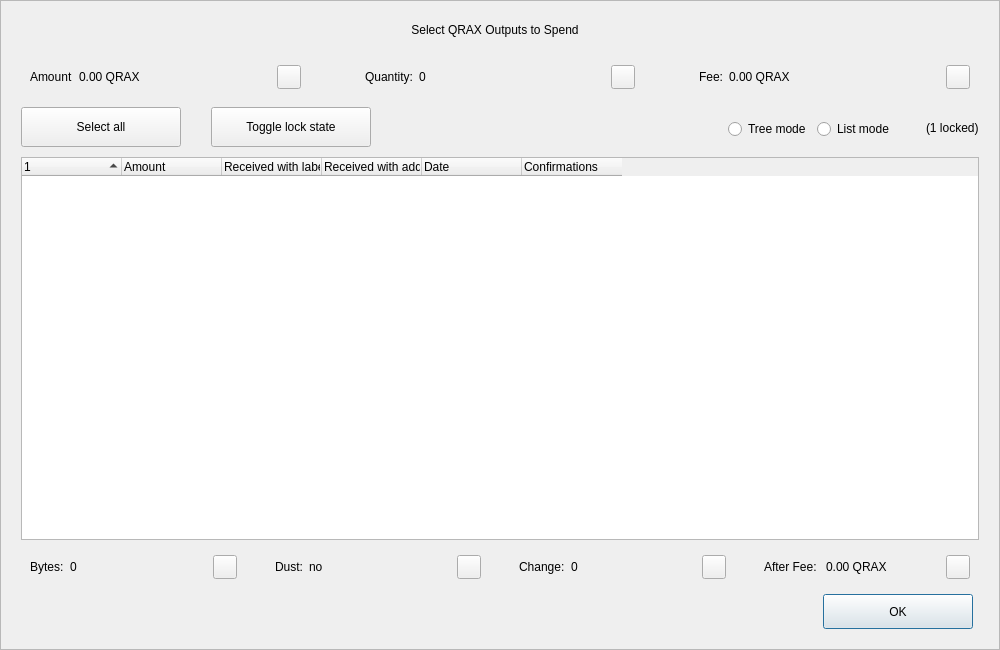
<?xml version="1.0" encoding="UTF-8"?>
<ui version="4.0">
 <class>CoinControlDialog</class>
 <widget class="QDialog" name="CoinControlDialog">
  <property name="geometry">
   <rect>
    <x>0</x>
    <y>0</y>
    <width>1000</width>
    <height>650</height>
   </rect>
  </property>
  <property name="minimumSize">
   <size>
    <width>950</width>
    <height>650</height>
   </size>
  </property>
  <property name="windowTitle">
   <string>Coin Selection</string>
  </property>
  <property name="styleSheet">
   <string notr="true"/>
  </property>
  <layout class="QVBoxLayout" name="verticalLayout">
   <property name="spacing">
    <number>0</number>
   </property>
   <property name="leftMargin">
    <number>0</number>
   </property>
   <property name="topMargin">
    <number>0</number>
   </property>
   <property name="rightMargin">
    <number>0</number>
   </property>
   <property name="bottomMargin">
    <number>0</number>
   </property>
   <item>
    <widget class="QFrame" name="frameContainer">
     <property name="toolTipDuration">
      <number>0</number>
     </property>
     <property name="frameShape">
      <enum>QFrame::StyledPanel</enum>
     </property>
     <property name="frameShadow">
      <enum>QFrame::Raised</enum>
     </property>
     <layout class="QVBoxLayout" name="verticalLayout_2">
      <property name="leftMargin">
       <number>0</number>
      </property>
      <property name="rightMargin">
       <number>0</number>
      </property>
      <property name="bottomMargin">
       <number>20</number>
      </property>
      <item>
       <layout class="QHBoxLayout" name="horizontalLayout_12">
        <property name="spacing">
         <number>0</number>
        </property>
        <property name="leftMargin">
         <number>20</number>
        </property>
        <property name="rightMargin">
         <number>30</number>
        </property>
        <item>
         <spacer name="horizontalSpacer_4">
          <property name="orientation">
           <enum>Qt::Horizontal</enum>
          </property>
          <property name="sizeHint" stdset="0">
           <size>
            <width>40</width>
            <height>20</height>
           </size>
          </property>
         </spacer>
        </item>
        <item>
         <widget class="QLabel" name="labelTitle">
          <property name="minimumSize">
           <size>
            <width>0</width>
            <height>40</height>
           </size>
          </property>
          <property name="maximumSize">
           <size>
            <width>16777215</width>
            <height>40</height>
           </size>
          </property>
          <property name="text">
           <string>Select QRAX Outputs to Spend</string>
          </property>
          <property name="alignment">
           <set>Qt::AlignCenter</set>
          </property>
          <property name="margin">
           <number>7</number>
          </property>
         </widget>
        </item>
        <item>
         <spacer name="horizontalSpacer_5">
          <property name="orientation">
           <enum>Qt::Horizontal</enum>
          </property>
          <property name="sizeHint" stdset="0">
           <size>
            <width>40</width>
            <height>20</height>
           </size>
          </property>
         </spacer>
        </item>
       </layout>
      </item>
      <item>
       <layout class="QHBoxLayout" name="horizontalLayout_8">
        <property name="leftMargin">
         <number>20</number>
        </property>
        <property name="rightMargin">
         <number>20</number>
        </property>
        <item>
         <widget class="QWidget" name="layoutAmount" native="true">
          <layout class="QHBoxLayout" name="horizontalLayout_9" stretch="0,1,0">
           <item>
            <widget class="QLabel" name="labelCoinControlAmountText">
             <property name="text">
              <string>Amount</string>
             </property>
            </widget>
           </item>
           <item>
            <widget class="QLabel" name="labelCoinControlAmount">
             <property name="text">
              <string>0.00 QRAX</string>
             </property>
            </widget>
           </item>
           <item alignment="Qt::AlignHCenter|Qt::AlignVCenter">
            <widget class="QPushButton" name="pushButtonAmount">
             <property name="minimumSize">
              <size>
               <width>0</width>
               <height>24</height>
              </size>
             </property>
             <property name="maximumSize">
              <size>
               <width>24</width>
               <height>26</height>
              </size>
             </property>
             <property name="focusPolicy">
              <enum>Qt::NoFocus</enum>
             </property>
             <property name="styleSheet">
              <string notr="true">padding-bottom:2px;
padding-right:4px;</string>
             </property>
             <property name="text">
              <string/>
             </property>
            </widget>
           </item>
          </layout>
         </widget>
        </item>
        <item>
         <spacer name="horizontalSpacer_2">
          <property name="orientation">
           <enum>Qt::Horizontal</enum>
          </property>
          <property name="sizeType">
           <enum>QSizePolicy::Fixed</enum>
          </property>
          <property name="sizeHint" stdset="0">
           <size>
            <width>40</width>
            <height>20</height>
           </size>
          </property>
         </spacer>
        </item>
        <item>
         <widget class="QWidget" name="layoutQuantity" native="true">
          <layout class="QHBoxLayout" name="horizontalLayout_10" stretch="0,1,0">
           <item>
            <widget class="QLabel" name="labelCoinControlQuantityText">
             <property name="text">
              <string>Quantity:</string>
             </property>
            </widget>
           </item>
           <item>
            <widget class="QLabel" name="labelCoinControlQuantity">
             <property name="text">
              <string>0</string>
             </property>
            </widget>
           </item>
           <item alignment="Qt::AlignHCenter|Qt::AlignVCenter">
            <widget class="QPushButton" name="pushButtonQuantity">
             <property name="minimumSize">
              <size>
               <width>0</width>
               <height>24</height>
              </size>
             </property>
             <property name="maximumSize">
              <size>
               <width>24</width>
               <height>26</height>
              </size>
             </property>
             <property name="focusPolicy">
              <enum>Qt::NoFocus</enum>
             </property>
             <property name="styleSheet">
              <string notr="true">padding-bottom:2px;
               padding-right:4px;</string>
             </property>
             <property name="text">
              <string/>
             </property>
            </widget>
           </item>
          </layout>
         </widget>
        </item>
        <item>
         <spacer name="horizontalSpacer_22">
          <property name="orientation">
           <enum>Qt::Horizontal</enum>
          </property>
          <property name="sizeType">
           <enum>QSizePolicy::Fixed</enum>
          </property>
          <property name="sizeHint" stdset="0">
           <size>
            <width>40</width>
            <height>20</height>
           </size>
          </property>
         </spacer>
        </item>
        <item>
         <widget class="QWidget" name="layoutFee" native="true">
          <layout class="QHBoxLayout" name="horizontalLayout_11" stretch="0,1,0">
           <item>
            <widget class="QLabel" name="labelCoinControlFeeText">
             <property name="text">
              <string>Fee:</string>
             </property>
            </widget>
           </item>
           <item>
            <widget class="QLabel" name="labelCoinControlFee">
             <property name="text">
              <string>0.00 QRAX</string>
             </property>
            </widget>
           </item>
           <item alignment="Qt::AlignHCenter|Qt::AlignVCenter">
            <widget class="QPushButton" name="pushButtonFee">
             <property name="minimumSize">
              <size>
               <width>0</width>
               <height>24</height>
              </size>
             </property>
             <property name="maximumSize">
              <size>
               <width>24</width>
               <height>26</height>
              </size>
             </property>
             <property name="focusPolicy">
              <enum>Qt::NoFocus</enum>
             </property>
             <property name="styleSheet">
              <string notr="true">padding-bottom:2px;
               padding-right:4px;</string>
             </property>
             <property name="text">
              <string/>
             </property>
            </widget>
           </item>
          </layout>
         </widget>
        </item>
       </layout>
      </item>
      <item>
       <widget class="QFrame" name="frame">
        <property name="minimumSize">
         <size>
          <width>0</width>
          <height>40</height>
         </size>
        </property>
        <property name="styleSheet">
         <string notr="true">#frame {
	border:0;
}</string>
        </property>
        <property name="frameShape">
         <enum>QFrame::StyledPanel</enum>
        </property>
        <property name="frameShadow">
         <enum>QFrame::Sunken</enum>
        </property>
        <layout class="QHBoxLayout" name="horizontalLayout">
         <property name="spacing">
          <number>0</number>
         </property>
         <property name="leftMargin">
          <number>20</number>
         </property>
         <property name="topMargin">
          <number>0</number>
         </property>
         <property name="rightMargin">
          <number>20</number>
         </property>
         <property name="bottomMargin">
          <number>0</number>
         </property>
         <item>
          <layout class="QHBoxLayout" name="horizontalLayoutPanel" stretch="0,0,0,0,0,0">
           <property name="spacing">
            <number>20</number>
           </property>
           <item>
            <widget class="QPushButton" name="pushButtonSelectAll">
             <property name="sizePolicy">
              <sizepolicy hsizetype="Maximum" vsizetype="Fixed">
               <horstretch>0</horstretch>
               <verstretch>0</verstretch>
              </sizepolicy>
             </property>
             <property name="minimumSize">
              <size>
               <width>160</width>
               <height>40</height>
              </size>
             </property>
             <property name="maximumSize">
              <size>
               <width>16777215</width>
               <height>40</height>
              </size>
             </property>
             <property name="text">
              <string>Select all</string>
             </property>
             <property name="checkable">
              <bool>true</bool>
             </property>
             <property name="checked">
              <bool>false</bool>
             </property>
             <property name="autoExclusive">
              <bool>false</bool>
             </property>
             <property name="autoDefault">
              <bool>false</bool>
             </property>
            </widget>
           </item>
           <item>
            <spacer name="horizontalSpacer_6">
             <property name="orientation">
              <enum>Qt::Horizontal</enum>
             </property>
             <property name="sizeType">
              <enum>QSizePolicy::Fixed</enum>
             </property>
             <property name="sizeHint" stdset="0">
              <size>
               <width>10</width>
               <height>20</height>
              </size>
             </property>
            </spacer>
           </item>
           <item>
            <widget class="QPushButton" name="pushButtonToggleLock">
             <property name="sizePolicy">
              <sizepolicy hsizetype="Maximum" vsizetype="Fixed">
               <horstretch>0</horstretch>
               <verstretch>0</verstretch>
              </sizepolicy>
             </property>
             <property name="minimumSize">
              <size>
               <width>160</width>
               <height>40</height>
              </size>
             </property>
             <property name="maximumSize">
              <size>
               <width>16777215</width>
               <height>40</height>
              </size>
             </property>
             <property name="text">
              <string>Toggle lock state</string>
             </property>
             <property name="checkable">
              <bool>true</bool>
             </property>
             <property name="autoExclusive">
              <bool>false</bool>
             </property>
             <property name="autoDefault">
              <bool>false</bool>
             </property>
            </widget>
           </item>
           <item>
            <spacer name="horizontalSpacer_7">
             <property name="orientation">
              <enum>Qt::Horizontal</enum>
             </property>
             <property name="sizeType">
              <enum>QSizePolicy::Expanding</enum>
             </property>
             <property name="sizeHint" stdset="0">
              <size>
               <width>30</width>
               <height>20</height>
              </size>
             </property>
            </spacer>
           </item>
           <item alignment="Qt::AlignRight">
            <widget class="QGroupBox" name="groupBox_2">
             <property name="styleSheet">
              <string notr="true">#groupBox_2 {
    background-color:transparent;
    border-radius:0;
}</string>
             </property>
             <property name="title">
              <string/>
             </property>
             <layout class="QHBoxLayout" name="horizontalLayout_14">
              <item>
               <widget class="QRadioButton" name="radioTreeMode">
                <property name="sizePolicy">
                 <sizepolicy hsizetype="Maximum" vsizetype="Fixed">
                  <horstretch>0</horstretch>
                  <verstretch>0</verstretch>
                 </sizepolicy>
                </property>
                <property name="text">
                 <string>Tree mode</string>
                </property>
               </widget>
              </item>
              <item>
               <widget class="QRadioButton" name="radioListMode">
                <property name="sizePolicy">
                 <sizepolicy hsizetype="Maximum" vsizetype="Fixed">
                  <horstretch>0</horstretch>
                  <verstretch>0</verstretch>
                 </sizepolicy>
                </property>
                <property name="text">
                 <string>List mode</string>
                </property>
                <property name="checked">
                 <bool>false</bool>
                </property>
               </widget>
              </item>
             </layout>
            </widget>
           </item>
           <item>
            <widget class="QLabel" name="labelLocked">
             <property name="text">
              <string>(1 locked)</string>
             </property>
            </widget>
           </item>
          </layout>
         </item>
        </layout>
       </widget>
      </item>
      <item>
       <layout class="QHBoxLayout" name="horizontalLayout_13">
        <property name="leftMargin">
         <number>20</number>
        </property>
        <property name="rightMargin">
         <number>20</number>
        </property>
        <item>
         <widget class="CoinControlTreeWidget" name="treeWidget">
          <property name="contextMenuPolicy">
           <enum>Qt::CustomContextMenu</enum>
          </property>
          <property name="styleSheet">
           <string notr="true"/>
          </property>
          <property name="sortingEnabled">
           <bool>false</bool>
          </property>
          <property name="columnCount">
           <number>6</number>
          </property>
          <attribute name="headerShowSortIndicator" stdset="0">
           <bool>true</bool>
          </attribute>
          <attribute name="headerStretchLastSection">
           <bool>false</bool>
          </attribute>
          <column>
           <property name="text">
            <string/>
           </property>
          </column>
          <column>
           <property name="text">
            <string>Amount</string>
           </property>
          </column>
          <column>
           <property name="text">
            <string>Received with label</string>
           </property>
          </column>
          <column>
           <property name="text">
            <string>Received with address</string>
           </property>
          </column>
          <column>
           <property name="text">
            <string>Date</string>
           </property>
          </column>
          <column>
           <property name="text">
            <string>Confirmations</string>
           </property>
           <property name="toolTip">
            <string>Confirmed</string>
           </property>
          </column>
         </widget>
        </item>
       </layout>
      </item>
      <item>
       <layout class="QHBoxLayout" name="horizontalLayout_3">
        <property name="spacing">
         <number>20</number>
        </property>
        <property name="leftMargin">
         <number>20</number>
        </property>
        <property name="rightMargin">
         <number>20</number>
        </property>
        <item>
         <widget class="QWidget" name="layoutBytes" native="true">
          <layout class="QHBoxLayout" name="horizontalLayout_4" stretch="0,1,0">
           <item>
            <widget class="QLabel" name="labelCoinControlBytesText">
             <property name="text">
              <string>Bytes:</string>
             </property>
            </widget>
           </item>
           <item>
            <widget class="QLabel" name="labelCoinControlBytes">
             <property name="text">
              <string>0</string>
             </property>
            </widget>
           </item>
           <item alignment="Qt::AlignHCenter|Qt::AlignVCenter">
            <widget class="QPushButton" name="pushButtonBytes">
             <property name="minimumSize">
              <size>
               <width>0</width>
               <height>24</height>
              </size>
             </property>
             <property name="maximumSize">
              <size>
               <width>24</width>
               <height>26</height>
              </size>
             </property>
             <property name="focusPolicy">
              <enum>Qt::NoFocus</enum>
             </property>
             <property name="styleSheet">
              <string notr="true">padding-bottom:2px;
               padding-right:4px;</string>
             </property>
             <property name="text">
              <string/>
             </property>
            </widget>
           </item>
          </layout>
         </widget>
        </item>
        <item>
         <widget class="QWidget" name="layoutDust" native="true">
          <layout class="QHBoxLayout" name="horizontalLayout_5" stretch="0,1,0">
           <item>
            <widget class="QLabel" name="labelCoinControlLowOutputText">
             <property name="text">
              <string>Dust:</string>
             </property>
            </widget>
           </item>
           <item>
            <widget class="QLabel" name="labelCoinControlLowOutput">
             <property name="text">
              <string>no</string>
             </property>
            </widget>
           </item>
           <item alignment="Qt::AlignHCenter|Qt::AlignVCenter">
            <widget class="QPushButton" name="pushButtonDust">
             <property name="minimumSize">
              <size>
               <width>0</width>
               <height>24</height>
              </size>
             </property>
             <property name="maximumSize">
              <size>
               <width>24</width>
               <height>26</height>
              </size>
             </property>
             <property name="focusPolicy">
              <enum>Qt::NoFocus</enum>
             </property>
             <property name="styleSheet">
              <string notr="true">padding-bottom:2px;
               padding-right:4px;</string>
             </property>
             <property name="text">
              <string/>
             </property>
            </widget>
           </item>
          </layout>
         </widget>
        </item>
        <item>
         <widget class="QWidget" name="layoutChange" native="true">
          <layout class="QHBoxLayout" name="horizontalLayout_6" stretch="0,1,0">
           <item>
            <widget class="QLabel" name="labelCoinControlChangeText">
             <property name="text">
              <string>Change:</string>
             </property>
            </widget>
           </item>
           <item>
            <widget class="QLabel" name="labelCoinControlChange">
             <property name="text">
              <string>0</string>
             </property>
            </widget>
           </item>
           <item alignment="Qt::AlignHCenter|Qt::AlignVCenter">
            <widget class="QPushButton" name="pushButtonChange">
             <property name="minimumSize">
              <size>
               <width>0</width>
               <height>24</height>
              </size>
             </property>
             <property name="maximumSize">
              <size>
               <width>24</width>
               <height>26</height>
              </size>
             </property>
             <property name="focusPolicy">
              <enum>Qt::NoFocus</enum>
             </property>
             <property name="styleSheet">
              <string notr="true">padding-bottom:2px;
               padding-right:4px;</string>
             </property>
             <property name="text">
              <string/>
             </property>
            </widget>
           </item>
          </layout>
         </widget>
        </item>
        <item>
         <widget class="QWidget" name="layoutAfter" native="true">
          <layout class="QHBoxLayout" name="horizontalLayout_7" stretch="0,1,0">
           <item>
            <widget class="QLabel" name="labelCoinControlAfterFeeText">
             <property name="text">
              <string>After Fee: </string>
             </property>
            </widget>
           </item>
           <item>
            <widget class="QLabel" name="labelCoinControlAfterFee">
             <property name="text">
              <string>0.00 QRAX</string>
             </property>
            </widget>
           </item>
           <item alignment="Qt::AlignHCenter|Qt::AlignVCenter">
            <widget class="QPushButton" name="pushButtonAlterFee">
             <property name="minimumSize">
              <size>
               <width>0</width>
               <height>24</height>
              </size>
             </property>
             <property name="maximumSize">
              <size>
               <width>24</width>
               <height>26</height>
              </size>
             </property>
             <property name="focusPolicy">
              <enum>Qt::NoFocus</enum>
             </property>
             <property name="styleSheet">
              <string notr="true">padding-bottom:2px;
               padding-right:4px;</string>
             </property>
             <property name="text">
              <string/>
             </property>
            </widget>
           </item>
          </layout>
         </widget>
        </item>
       </layout>
      </item>
      <item>
       <layout class="QHBoxLayout" name="horizontalLayout_2">
        <property name="spacing">
         <number>0</number>
        </property>
        <property name="leftMargin">
         <number>20</number>
        </property>
        <property name="rightMargin">
         <number>26</number>
        </property>
        <item>
         <spacer name="horizontalSpacer_3">
          <property name="orientation">
           <enum>Qt::Horizontal</enum>
          </property>
          <property name="sizeHint" stdset="0">
           <size>
            <width>558</width>
            <height>20</height>
           </size>
          </property>
         </spacer>
        </item>
        <item>
         <widget class="QPushButton" name="pushButtonOk">
          <property name="minimumSize">
           <size>
            <width>150</width>
            <height>35</height>
           </size>
          </property>
          <property name="text">
           <string>OK</string>
          </property>
         </widget>
        </item>
       </layout>
      </item>
     </layout>
    </widget>
   </item>
  </layout>
 </widget>
 <customwidgets>
  <customwidget>
   <class>CoinControlTreeWidget</class>
   <extends>QTreeWidget</extends>
   <header>coincontroltreewidget.h</header>
  </customwidget>
 </customwidgets>
 <resources/>
 <connections/>
</ui>
